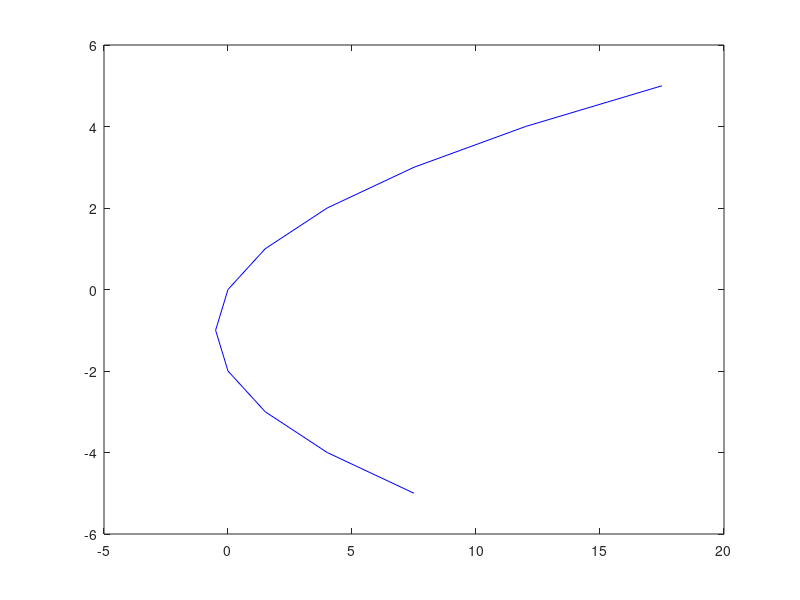

This figure's MATLAB source: (Note: this script raises an error after producing the figure.)
%Brandon Lim
clear, clc, close all
y1 = [-5:5];
x1 = y1 + ((y1.^2)./2);
y2 = [-3:3];
x2 = y2 + ((y2.^2)./2);
y3 = [-1:1];
x3 = y3 + ((y3.^2)./2);

figure
streamLine1 = plot(x1,y1,'b');
line2arrow(streamLine1);
hold on 
streamLine2 = plot(x2,y2,'b');
line2arrow(streamLine2);
hold on
streamLine3 = plot(x3,y3,'b');
line2arrow(streamLine3);
hold on
grid on
xline(0)
yline(0)
xlabel("x")
ylabel("y")
%%
clear, clc, close all

x0 = 1;
y0 = 1;
t = linspace(0,1,11);

x = x0 .* exp(5.*(t+((t.^2)./2)));
y = y0 .* exp(5.*(-t+((t.^2)./2)));

plot(x,y)
grid on
xline(0)
yline(0)
xlim([-1,10])
ylim([-1,1.5])
xlabel("x(t)")
ylabel("y(t)")




